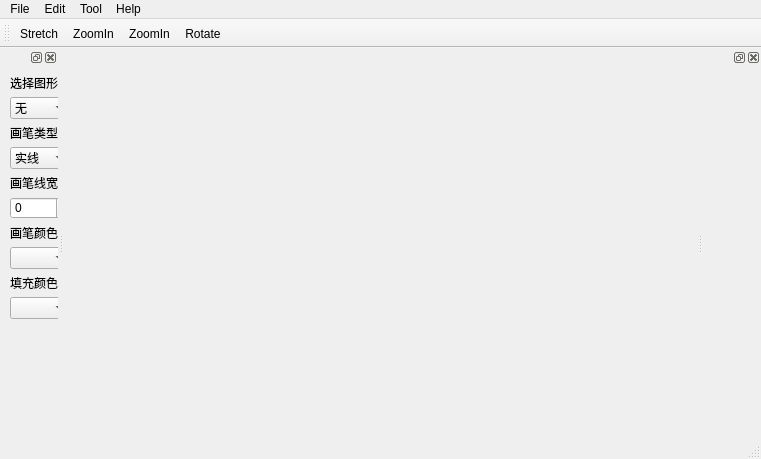
<?xml version="1.0" encoding="UTF-8"?>
<ui version="4.0">
 <class>MainWindow</class>
 <widget class="QMainWindow" name="MainWindow">
  <property name="geometry">
   <rect>
    <x>0</x>
    <y>0</y>
    <width>761</width>
    <height>459</height>
   </rect>
  </property>
  <property name="windowTitle">
   <string>MainWindow</string>
  </property>
  <widget class="QWidget" name="centralWidget"/>
  <widget class="QToolBar" name="mainToolBar">
   <attribute name="toolBarArea">
    <enum>TopToolBarArea</enum>
   </attribute>
   <attribute name="toolBarBreak">
    <bool>false</bool>
   </attribute>
   <addaction name="actionStretch"/>
   <addaction name="actionZoomIn"/>
   <addaction name="actionZoomIn_2"/>
   <addaction name="actionRotate"/>
  </widget>
  <widget class="QStatusBar" name="statusBar"/>
  <widget class="QDockWidget" name="DrawTools">
   <attribute name="dockWidgetArea">
    <number>1</number>
   </attribute>
   <widget class="QWidget" name="dockWidgetContents">
    <widget class="QLabel" name="label">
     <property name="geometry">
      <rect>
       <x>10</x>
       <y>10</y>
       <width>54</width>
       <height>12</height>
      </rect>
     </property>
     <property name="text">
      <string>选择图形</string>
     </property>
    </widget>
    <widget class="QSpinBox" name="penWidthspinBox">
     <property name="geometry">
      <rect>
       <x>10</x>
       <y>130</y>
       <width>61</width>
       <height>22</height>
      </rect>
     </property>
    </widget>
    <widget class="QLabel" name="label_2">
     <property name="geometry">
      <rect>
       <x>10</x>
       <y>110</y>
       <width>54</width>
       <height>12</height>
      </rect>
     </property>
     <property name="text">
      <string>画笔线宽</string>
     </property>
    </widget>
    <widget class="QLabel" name="label_3">
     <property name="geometry">
      <rect>
       <x>10</x>
       <y>60</y>
       <width>54</width>
       <height>12</height>
      </rect>
     </property>
     <property name="text">
      <string>画笔类型</string>
     </property>
    </widget>
    <widget class="QComboBox" name="shapeComboBox">
     <property name="geometry">
      <rect>
       <x>10</x>
       <y>30</y>
       <width>61</width>
       <height>22</height>
      </rect>
     </property>
     <item>
      <property name="text">
       <string>无</string>
      </property>
     </item>
     <item>
      <property name="text">
       <string>矩形</string>
      </property>
     </item>
     <item>
      <property name="text">
       <string>椭圆</string>
      </property>
     </item>
     <item>
      <property name="text">
       <string>实线</string>
      </property>
     </item>
    </widget>
    <widget class="QComboBox" name="penStyleComboBox">
     <property name="geometry">
      <rect>
       <x>10</x>
       <y>80</y>
       <width>61</width>
       <height>22</height>
      </rect>
     </property>
     <item>
      <property name="text">
       <string>实线</string>
      </property>
     </item>
     <item>
      <property name="text">
       <string>曲线</string>
      </property>
     </item>
    </widget>
    <widget class="QLabel" name="label_4">
     <property name="geometry">
      <rect>
       <x>10</x>
       <y>160</y>
       <width>54</width>
       <height>12</height>
      </rect>
     </property>
     <property name="text">
      <string>画笔颜色</string>
     </property>
    </widget>
    <widget class="QComboBox" name="penColorComboBox">
     <property name="geometry">
      <rect>
       <x>10</x>
       <y>180</y>
       <width>61</width>
       <height>22</height>
      </rect>
     </property>
    </widget>
    <widget class="QLabel" name="label_5">
     <property name="geometry">
      <rect>
       <x>10</x>
       <y>210</y>
       <width>54</width>
       <height>12</height>
      </rect>
     </property>
     <property name="text">
      <string>填充颜色</string>
     </property>
    </widget>
    <widget class="QComboBox" name="brushColorComboBox">
     <property name="geometry">
      <rect>
       <x>10</x>
       <y>230</y>
       <width>61</width>
       <height>22</height>
      </rect>
     </property>
    </widget>
   </widget>
  </widget>
  <widget class="QMenuBar" name="menuBar">
   <property name="geometry">
    <rect>
     <x>0</x>
     <y>0</y>
     <width>761</width>
     <height>23</height>
    </rect>
   </property>
   <widget class="QMenu" name="menuFile">
    <property name="title">
     <string>File</string>
    </property>
    <addaction name="actionNew"/>
    <addaction name="actionOpen"/>
    <addaction name="actionSave"/>
    <addaction name="actionSaveAs"/>
    <addaction name="actionExit"/>
   </widget>
   <widget class="QMenu" name="menuEdit">
    <property name="title">
     <string>Edit</string>
    </property>
    <addaction name="actionReturn"/>
   </widget>
   <widget class="QMenu" name="menuTool">
    <property name="title">
     <string>Tool</string>
    </property>
    <addaction name="actionDrawingToolbar"/>
   </widget>
   <widget class="QMenu" name="menuHelp">
    <property name="title">
     <string>Help</string>
    </property>
    <addaction name="actionAbout_Draw"/>
   </widget>
   <addaction name="menuFile"/>
   <addaction name="menuEdit"/>
   <addaction name="menuTool"/>
   <addaction name="menuHelp"/>
  </widget>
  <widget class="QDockWidget" name="dockWidget">
   <attribute name="dockWidgetArea">
    <number>2</number>
   </attribute>
   <widget class="QWidget" name="dockWidgetContents_3"/>
  </widget>
  <action name="actionNew">
   <property name="checkable">
    <bool>true</bool>
   </property>
   <property name="text">
    <string>New(&amp;N)</string>
   </property>
   <property name="shortcut">
    <string>Ctrl+N</string>
   </property>
  </action>
  <action name="actionOpen">
   <property name="checkable">
    <bool>true</bool>
   </property>
   <property name="text">
    <string>Open(&amp;O)</string>
   </property>
   <property name="shortcut">
    <string>Ctrl+O</string>
   </property>
  </action>
  <action name="actionSave">
   <property name="checkable">
    <bool>true</bool>
   </property>
   <property name="icon">
    <iconset resource="../ourico/ourico/ico.qrc">
     <normaloff>:/image/down.png</normaloff>:/image/down.png</iconset>
   </property>
   <property name="text">
    <string>Save(&amp;S)</string>
   </property>
   <property name="shortcut">
    <string>Ctrl+S</string>
   </property>
  </action>
  <action name="actionSaveAs">
   <property name="checkable">
    <bool>true</bool>
   </property>
   <property name="text">
    <string>SaveAs(&amp;A)</string>
   </property>
   <property name="shortcut">
    <string>Ctrl+A</string>
   </property>
  </action>
  <action name="actionExit">
   <property name="checkable">
    <bool>true</bool>
   </property>
   <property name="text">
    <string>Exit(&amp;X)</string>
   </property>
   <property name="shortcut">
    <string>Ctrl+X</string>
   </property>
  </action>
  <action name="actionZoomOut">
   <property name="icon">
    <iconset resource="../ourico/ourico/ico.qrc">
     <normaloff>:/image/zoomout.png</normaloff>:/image/zoomout.png</iconset>
   </property>
   <property name="text">
    <string>ZoomOut</string>
   </property>
  </action>
  <action name="actionZoomIn">
   <property name="icon">
    <iconset resource="../ourico/ourico/ico.qrc">
     <normaloff>:/image/zoomout.png</normaloff>:/image/zoomout.png</iconset>
   </property>
   <property name="text">
    <string>ZoomIn</string>
   </property>
  </action>
  <action name="actionReturn">
   <property name="text">
    <string>Return</string>
   </property>
  </action>
  <action name="actionRotate">
   <property name="icon">
    <iconset resource="../ourico/ourico/ico.qrc">
     <normaloff>:/image/rotate.png</normaloff>:/image/rotate.png</iconset>
   </property>
   <property name="text">
    <string>Rotate</string>
   </property>
  </action>
  <action name="actionStretch">
   <property name="icon">
    <iconset resource="../ourico/ourico/ico.qrc">
     <normaloff>:/image/cursor-sizeall.png</normaloff>:/image/cursor-sizeall.png</iconset>
   </property>
   <property name="text">
    <string>Stretch</string>
   </property>
  </action>
  <action name="actionDrawingToolbar">
   <property name="text">
    <string>DrawingToolbar</string>
   </property>
  </action>
  <action name="actionAbout_Draw">
   <property name="text">
    <string>About Draw</string>
   </property>
  </action>
  <action name="actionZoomIn_2">
   <property name="icon">
    <iconset resource="../ourico/ourico/ico.qrc">
     <normaloff>:/image/zoomin.png</normaloff>:/image/zoomin.png</iconset>
   </property>
   <property name="text">
    <string>ZoomIn</string>
   </property>
  </action>
 </widget>
 <layoutdefault spacing="6" margin="11"/>
 <resources>
  <include location="../ourico/ourico/ico.qrc"/>
 </resources>
 <connections/>
</ui>
